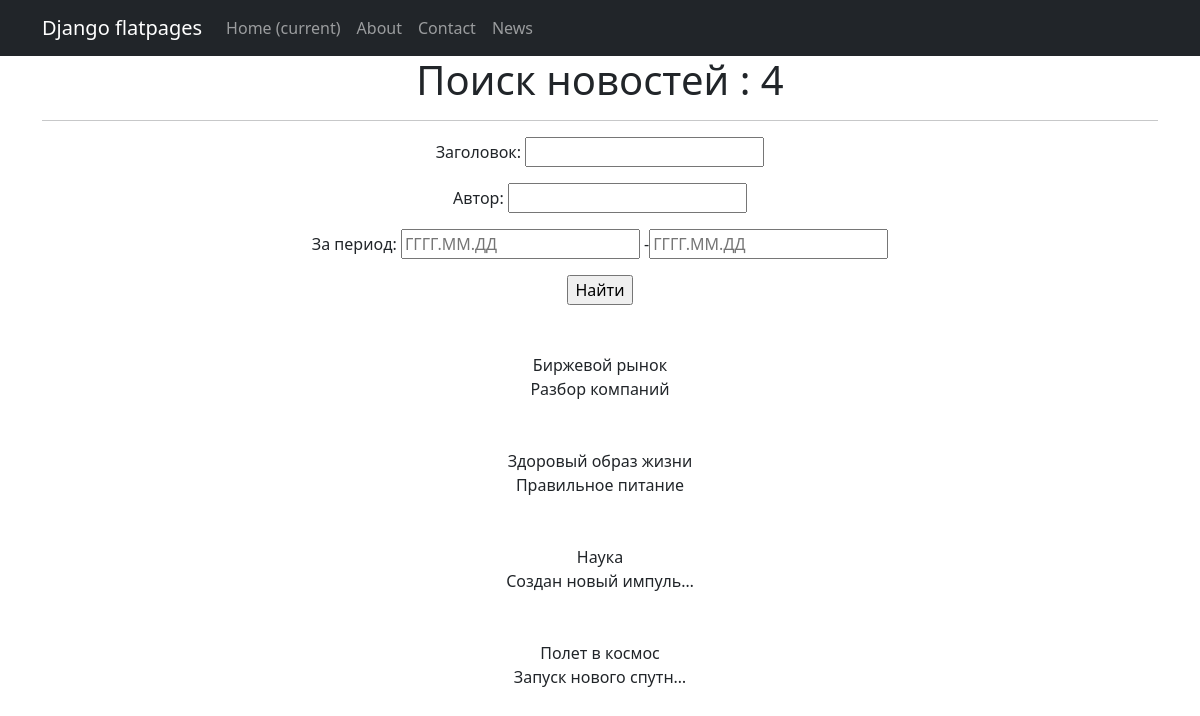
/news/search, run on the app's committed database.
### news/models.py (models this page shows, shortened)
class Post(LikeMix, models.Model):
    news = 'NE'
    article = 'AR'
    POST_TYPES = [
        (news, 'Новость'),
        (article, 'Статья'),
    ]
    author = models.ForeignKey(Author, on_delete=models.PROTECT, verbose_name='Автор')
    post_type = models.CharField(max_length=2, choices=POST_TYPES, default=article, verbose_name='Вид поста')
    time_create = models.DateTimeField(auto_now_add=True, verbose_name='Дата создания')
    time_update = models.DateTimeField(auto_now=True, verbose_name='Дата изменения')
    categories = models.ManyToManyField(Category, through=PostCategory)
    title = models.CharField(max_length=72, default='Default title', verbose_name='Заголовок')
    content = models.CharField(max_length=2048, default='Default content', verbose_name='Контент')
    rating = models.IntegerField(default=0)

### news/views.py (the view)
# urls.py: path('news/search', SearchPostList.as_view(), name='news_search'),
class SearchPostList(ListView):
    model = Post
    ordering = 'title'
    template_name = 'news_search.html'
    context_object_name = 'news_search'
    def get_queryset(self):
        queryset = super().get_queryset()
        self.filterset = PostFilter(self.request.GET, queryset)
        return self.filterset.qs
    def get_context_data(self, **kwargs):
        context = super().get_context_data(**kwargs)
        context['filterset'] = self.filterset
        return context

### templates/news_search.html (shortened to what this page needs)
{% extends 'flatpages/default.html' %}
{% load custom_filters %}
{% block content %}
    <h1> Поиск новостей : {{ news_search|length }} </h1>
    <hr>
    <form action="" method="get">
        {{ filterset.form.as_p }}
        <input type="submit" value="Найти" />
    </form>
    {% for new in news_search%}
    <div>
        <br>
        <br>
        {{new.title}}
        <br>
        {{new.content|truncatechars:20}}
        <br>
    </div>
    {%endfor%}
{% endblock content %}

### data on the page
Post: title "Биржевой рынок", content "Разбор компаний"
Post: title "Здоровый образ жизни", content "Правильное питание"
Post: title "Наука", content "Создан новый импуль…"
Post: title "Полет в космос", content "Запуск нового спутн…"

### other printed values
{{ news_search|length }} "4"
